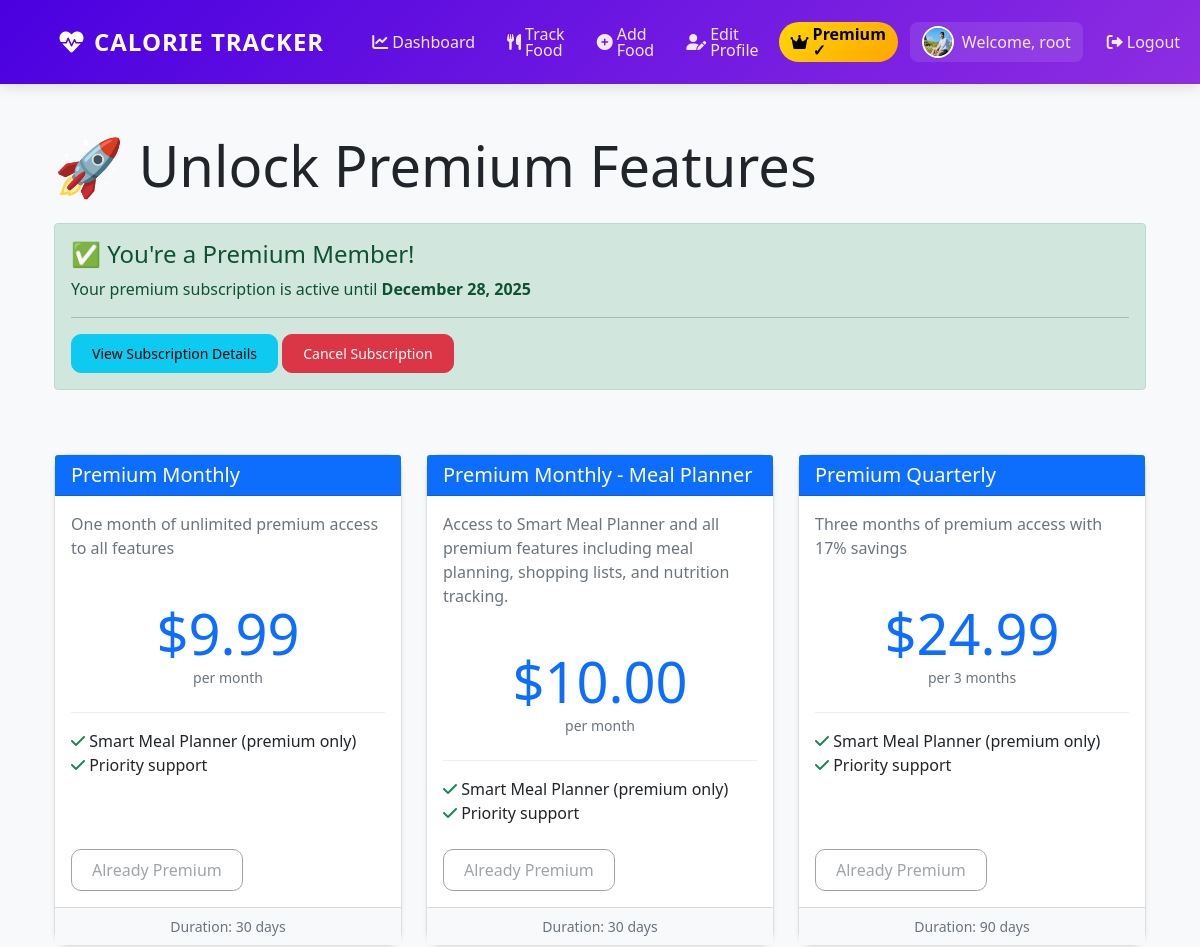
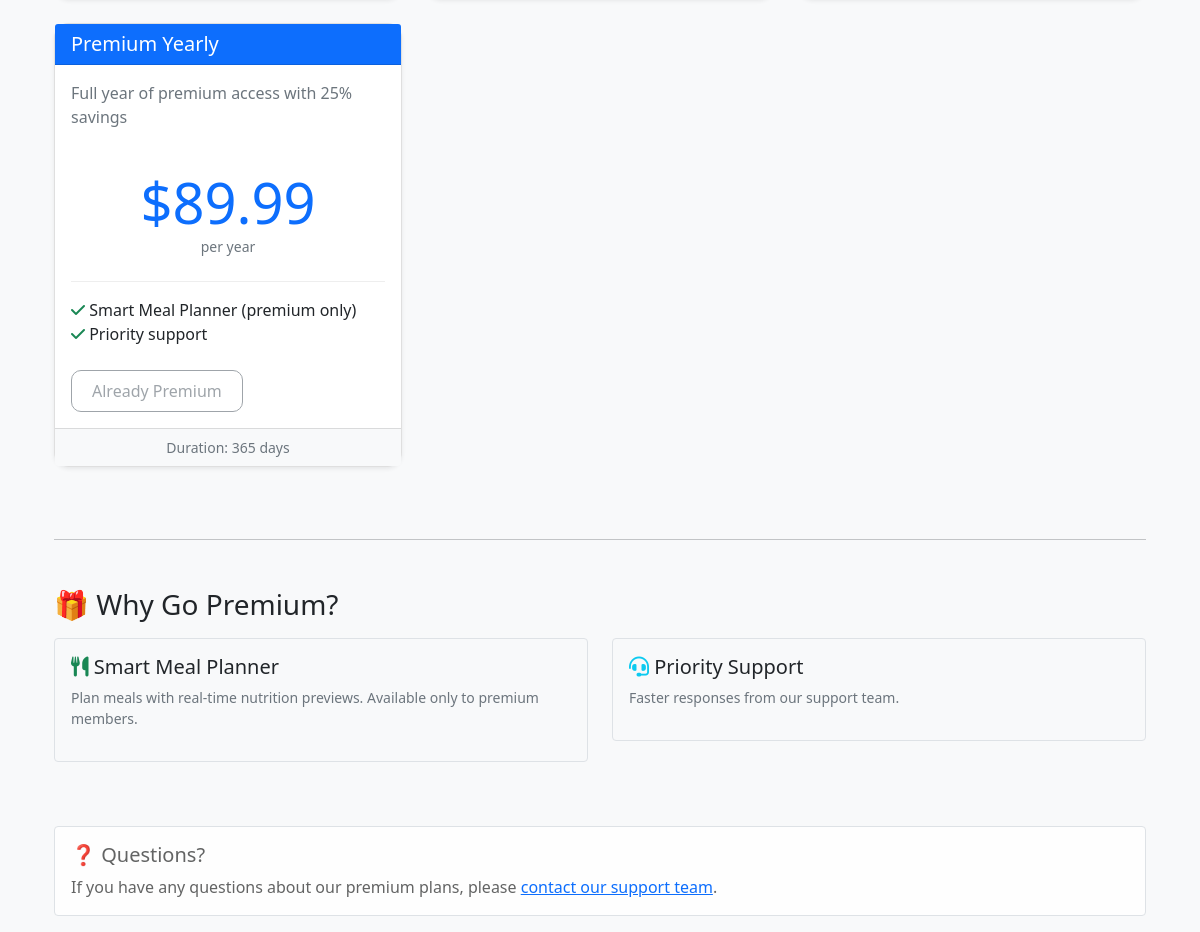
Screenshot of /subscription/plans/ (signed in) with the database file from the repository (2 pictures, top to bottom).
### myapp/models.py (models this page shows, shortened)
class UserProfile(models.Model):
    ACTIVITY_CHOICES = [
        ('sedentary', 'Sedentary (little or no exercise)'),
        ('light', 'Lightly active (light exercise/sports 1-3 days/week)'),
        ('moderate', 'Moderately active (moderate exercise/sports 3-5 days/week)'),
        ('very', 'Very active (hard exercise/sports 6-7 days/week)'),
        ('super', 'Super active (very hard exercise & physical job or training twice per day)')
    ]
    GOAL_CHOICES = [
        ('lose', 'Lose Weight'),
        ('maintain', 'Maintain Weight'),
        ('gain', 'Gain Weight')
    ]
    user = models.OneToOneField(User, on_delete=models.CASCADE)
    date_of_birth = models.DateField(null=True, blank=True)
    height = models.FloatField(help_text="Height in cm", null=True, blank=True)
    weight = models.FloatField(help_text="Weight in kg", null=True, blank=True)
    activity_level = models.CharField(max_length=20, choices=ACTIVITY_CHOICES, default='moderate')
    weight_goal = models.CharField(max_length=10, choices=GOAL_CHOICES, default='maintain')
    daily_calorie_goal = models.IntegerField(default=2000)
    profile_picture = models.ImageField(upload_to='profile_pics/', null=True, blank=True)
    phone_number = models.CharField(max_length=15, blank=True, null=True, help_text="Phone number")
    is_premium = models.BooleanField(default=False)
    premium_until = models.DateTimeField(null=True, blank=True)
    stripe_customer_id = models.CharField(max_length=255, blank=True, null=True, unique=True)
    stripe_subscription_id = models.CharField(max_length=255, blank=True, null=True)
    def is_premium_active(self):
        if self.is_premium and self.premium_until:
            return timezone.now() < self.premium_until
        return False

class SubscriptionPlan(models.Model):
    PLAN_DURATIONS = [
        ('monthly', 'Monthly - $9.99/month'),
        ('quarterly', 'Quarterly - $24.99/3 months'),
        ('yearly', 'Yearly - $89.99/year'),
    ]
    name = models.CharField(max_length=100, unique=True)  # e.g., "Premium Monthly"
    description = models.TextField()
    duration = models.CharField(max_length=20, choices=PLAN_DURATIONS)
    price = models.DecimalField(max_digits=10, decimal_places=2)  # Price in USD
    stripe_price_id = models.CharField(max_length=255, blank=True)  # Stripe Price ID
    duration_days = models.IntegerField()  # Number of days subscription lasts
    is_active = models.BooleanField(default=True)
    created_at = models.DateTimeField(auto_now_add=True)
    updated_at = models.DateTimeField(auto_now=True)
    class Meta:
        ordering = ['duration_days', 'price']

### myapp/views.py (the view)
# urls.py: path('subscription/plans/', views.subscription_plans, name='subscription_plans'),
@login_required
def subscription_plans(request):
    plans = SubscriptionPlan.objects.filter(is_active=True).order_by('duration_days')
    user_profile = request.user.userprofile
    context = {
        'plans': plans,
        'user_premium': user_profile.is_premium_active(),
        'premium_until': user_profile.premium_until,
        'stripe_public_key': settings.STRIPE_PUBLIC_KEY,
    }
    return render(request, 'myapp/subscription_plans.html', context)

### myapp/templatetags/custom_filters.py (called while the page is built)
@register.filter
def format_display_name(user):
    full_name = user.get_full_name()
    if full_name:
        name_parts = full_name.strip().split()
        if len(name_parts) >= 2:
            first_name = name_parts[0]
            last_initial = name_parts[-1][0].upper()
            return f"{first_name} {last_initial}."
        else:
            return full_name
    else:
        return user.username

### myapp/templates/myapp/subscription_plans.html (shortened to what this page needs)
{% extends 'myapp/base.html' %}
{% load static %}
{% block content %}
<div class="container mt-5">
    <div class="row mb-5">
        <div class="col-md-12">
            <h1 class="display-4 mb-4">🚀 Unlock Premium Features</h1>
            {% if user_premium %}
                <div class="alert alert-success" role="alert">
                    <h4 class="alert-heading">✅ You're a Premium Member!</h4>
                    <p>Your premium subscription is active until <strong>{{ premium_until|date:"F d, Y" }}</strong></p>
                    <hr>
                    <p class="mb-0">
                        <a href="{% url 'subscription_status' %}" class="btn btn-sm btn-info">View Subscription Details</a>
                        <a href="{% url 'cancel_subscription' %}" class="btn btn-sm btn-danger">Cancel Subscription</a>
                    </p>
                </div>
            {% else %}
                <p class="lead text-muted">Get access to premium features and unlock your full potential!</p>
            {% endif %}
        </div>
    </div>
    <div class="row">
        {% for plan in plans %}
        <div class="col-md-4 mb-4">
            <div class="card h-100 shadow-sm">
                <div class="card-header bg-primary text-white">
                    <h5 class="card-title mb-0">{{ plan.name }}</h5>
                </div>
                <div class="card-body d-flex flex-column">
                    <p class="card-text text-muted">{{ plan.description }}</p>
                    <div class="pricing-section mb-3">
                        <div class="price-amount display-4 text-primary">${{ plan.price }}</div>
                        <div class="price-duration text-muted small">
                            {% if plan.duration == 'monthly' %}
                                per month
                            {% elif plan.duration == 'quarterly' %}
                                per 3 months
                            {% else %}
                                per year
                            {% endif %}
                        </div>
                    </div>
                    <ul class="list-unstyled mb-4">
                        <li><i class="fas fa-check text-success"></i> Smart Meal Planner (premium only)</li>
                        <li><i class="fas fa-check text-success"></i> Priority support</li>
                    </ul>
                    <div class="mt-auto">
                        {% if user_premium %}
                            <button class="btn btn-outline-secondary btn-block" disabled>
                                Already Premium
                            </button>
                        {% endif %}
                    </div>
                </div>
                <div class="card-footer bg-light text-center text-muted small">
                    Duration: {{ plan.duration_days }} days
                </div>
            </div>
        </div>
        {% endfor %}
    </div>
    <hr class="my-5">
    <div class="row">
        <div class="col-md-12">
            <h3>🎁 Why Go Premium?</h3>
            <div class="row mt-3">
                <div class="col-md-6 mb-3">
                    <div class="feature-box p-3 border rounded">
                        <h5><i class="fas fa-utensils text-success"></i> Smart Meal Planner</h5>
                        <p class="text-muted small">Plan meals with real-time nutrition previews. Available only to premium members.</p>
                    </div>
                </div>
                <div class="col-md-6 mb-3">
                    <div class="feature-box p-3 border rounded">
                        <h5><i class="fas fa-headset text-info"></i> Priority Support</h5>
                        <p class="text-muted small">Faster responses from our support team.</p>
                    </div>
                </div>
            </div>
        </div>
    </div>
    <div class="row mt-5">
        <div class="col-md-12">
            <div class="alert alert-light border" role="alert">
                <h5>❓ Questions?</h5>
                <p class="mb-0">If you have any questions about our premium plans, please <a href="#">contact our support team</a>.</p>
            </div>
        </div>
    </div>
</div>
{% endblock %}

### myapp/templates/myapp/base.html (shortened to what this page needs)
{% load custom_filters %}
<!DOCTYPE html>
<html lang="en">
<head>
    <link href="https://cdn.jsdelivr.net/npm/bootstrap@5.1.3/dist/css/bootstrap.min.css" rel="stylesheet">
    <link rel="stylesheet" href="https://cdnjs.cloudflare.com/ajax/libs/font-awesome/6.0.0/css/all.min.css">
</head>
<body>
    <div class="container-fluid px-0">
        <nav class="navbar navbar-expand-lg navbar-dark">
            <div class="container">
                <a class="navbar-brand" href="{% url 'dashboard' %}">
                    <i class="fas fa-heart-pulse"></i>
                    Calorie Tracker
                </a>
                <div class="collapse navbar-collapse" id="navbarNav">
                    <ul class="navbar-nav ms-auto">
                        {% if user.is_authenticated %}
                        <li class="nav-item">
                            <a class="nav-link {% if request.path == '/' %}active{% endif %}" href="{% url 'dashboard' %}">
                                <i class="fas fa-chart-line me-1"></i> Dashboard
                            </a>
                        </li>
                        <li class="nav-item">
                            <a class="nav-link {% if request.path == '/track/' %}active{% endif %}" href="{% url 'index' %}">
                                <i class="fas fa-utensils me-1"></i> Track Food
                            </a>
                        </li>
                        <li class="nav-item">
                            <a class="nav-link {% if request.path == '/add-food/' %}active{% endif %}" href="{% url 'add_food' %}">
                                <i class="fas fa-plus-circle me-1"></i> Add Food
                            </a>
                        </li>
                        <li class="nav-item">
                            <a class="nav-link {% if request.path == '/profile/edit/' %}active{% endif %}" href="{% url 'edit_profile' %}">
                                <i class="fas fa-user-edit me-1"></i> Edit Profile
                            </a>
                        </li>
                        <li class="nav-item">
                            {% if user.userprofile.is_premium_active %}
                                <span class="nav-link" style="background: linear-gradient(135deg, #FFD700 0%, #FFA500 100%); border-radius: 20px; color: black !important; font-weight: bold;">
                                    <i class="fas fa-crown me-1"></i> Premium ✓
                                </span>
                            {% else %}
                                <a class="nav-link btn btn-warning btn-sm" href="{% url 'subscription_plans' %}" style="color: black !important; font-weight: bold;">
                                    <i class="fas fa-crown me-1"></i> Go Premium
                                </a>
                            {% endif %}
                        </li>
                        <li class="nav-item">
                            <span class="nav-link welcome-text">
                                {% if user.userprofile.profile_picture %}
                                <img src="{{ user.userprofile.profile_picture.url }}" alt="Profile" style="width: 32px; height: 32px; border-radius: 50%; object-fit: cover; margin-right: 0.5rem; border: 2px solid white;">
                                {% else %}
                                <i class="fas fa-user me-1"></i>
                                {% endif %}
                                Welcome, {{ user|format_display_name }}
                            </span>
                        </li>
                        <li class="nav-item">
                            <form action="{% url 'logout' %}" method="post" class="d-inline">
                                <button type="submit" class="nav-link btn btn-link" style="border: none; background: none;">
                                    <i class="fas fa-sign-out-alt me-1"></i> Logout
                                </button>
                            </form>
                        </li>
                        {% else %}
                        <li class="nav-item">
                            <a class="nav-link" href="{% url 'login' %}">
                                <i class="fas fa-sign-in-alt me-1"></i> Login
                            </a>
                        </li>
                        {% endif %}
                    </ul>
                </div>
            </div>
        </nav>
    </div>
    <div class="container">
        {% block content %}
        {% endblock %}
    </div>
</body>
</html>

### myapp/templates/myapp/base.html (style rules this page uses)
body { background-color: #f8f9fa; font-family: 'Segoe UI', Tahoma, Geneva, Verdana, sans-serif; }
.navbar { box-shadow: 0 4px 12px rgba(0,0,0,.1); background: linear-gradient(135deg, #4A00E0 0%, #8E2DE2 100%); padding: 1rem 0; margin-bottom: 2rem; }
.navbar-brand { font-size: 1.5rem; font-weight: 600; padding: 0.5rem 1rem; color: white !important; text-transform: uppercase; letter-spacing: 1px; }
.navbar-brand i { margin-right: 0.5rem; }
.nav-link { color: rgba(255,255,255,0.9) !important; font-weight: 500; padding: 0.5rem 1rem !important; margin: 0 0.25rem; border-radius: 8px; transition: all 0.3s ease; }
.navbar .navbar-nav { align-items: center; }
.navbar-brand, .navbar-nav .nav-link, .navbar-nav .nav-item .welcome-text { display: flex; align-items: center; }
.navbar-nav .nav-link { padding: 0.35rem 0.75rem !important; height: 40px; line-height: 1; }
.navbar-nav .nav-item { display: flex; align-items: center; }
.navbar .btn, .navbar .btn-sm { padding: 0.25rem 0.6rem; height: 36px; display: inline-flex; align-items: center; justify-content: center; }
.welcome-text { background: rgba(255,255,255,0.1); padding: 0.5rem 1rem; border-radius: 8px; margin: 0 0.5rem; white-space: nowrap; max-width: 200px; overflow: hidden; text-overflow: ellipsis; }
.card { border-radius: 15px; box-shadow: 0 4px 6px rgba(0,0,0,.1); transition: transform 0.2s; }
.btn { border-radius: 10px; padding: 8px 20px; font-weight: 500; transition: all 0.3s; }

### myapp/templates/myapp/subscription_plans.html (style rules this page uses)
.pricing-section { text-align: center; padding: 1.5rem 0; border-bottom: 1px solid #eee; }
.feature-box { transition: all 0.3s ease; }
.card { transition: all 0.3s ease; }

### rows the page displays
UserProfile: premium_until "December 28, 2025"
SubscriptionPlan: name "Premium Monthly", description "One month of unlimited premium access to all features", price "9.99", duration "per month", duration_days "30"
SubscriptionPlan: name "Premium Monthly - Meal Planner", description "Access to Smart Meal Planner and all premium features including meal planning, shopping lists, and nutrition tracking.", price "10.00", duration "per month", duration_days "30"
SubscriptionPlan: name "Premium Quarterly", description "Three months of premium access with 17% savings", price "24.99", duration "per 3 months", duration_days "90"
SubscriptionPlan: name "Premium Yearly", description "Full year of premium access with 25% savings", price "89.99", duration "per year", duration_days "365"

### other values shown
{{ user|format_display_name }} "root"
